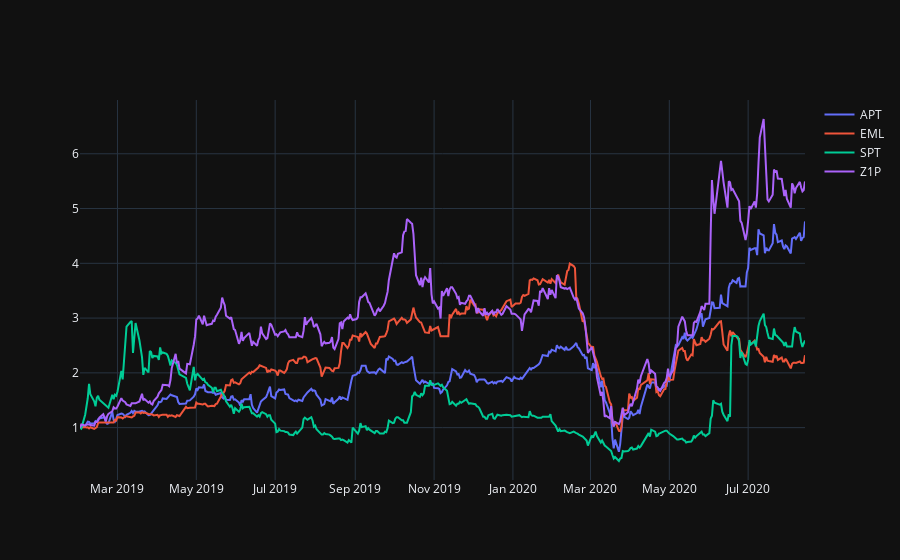

Notebook source saved alongside this figure:
### Markdown cell above
# Let's create a graph, and normalise it so it is easier to read

### Code cell
fig = go.Figure()
index=0
for company in COMPANIES:
    company_name = COMPANY_NAMES[index]
    fig.add_trace(go.Scatter(x=company['Date'], y=(company['Adj Close'])/(company['Adj Close'][0]),
                            mode='lines',
                            name=company_name))
    index+=1
fig.update_layout(template='plotly_dark')
fig.show()

### Figure 1 — Plotly figure (JSON) as saved in the notebook; plotly's stock layout.template omitted (floating-point values rounded to 4 significant figures; data arrays with more than 128 entries replaced by an {"elided": "..."} marker saying what was removed)
{"data": [{"mode": "lines", "name": "APT", "type": "scatter", "x": {"elided": "391 str values"}, "y": {"elided": "391 float values"}}, {"mode": "lines", "name": "EML", "type": "scatter", "x": {"elided": "391 str values"}, "y": {"elided": "391 float values"}}, {"mode": "lines", "name": "SPT", "type": "scatter", "x": {"elided": "391 str values"}, "y": {"elided": "391 float values"}}, {"mode": "lines", "name": "Z1P", "type": "scatter", "x": {"elided": "391 str values"}, "y": {"elided": "391 float values"}}], "layout": {}}
